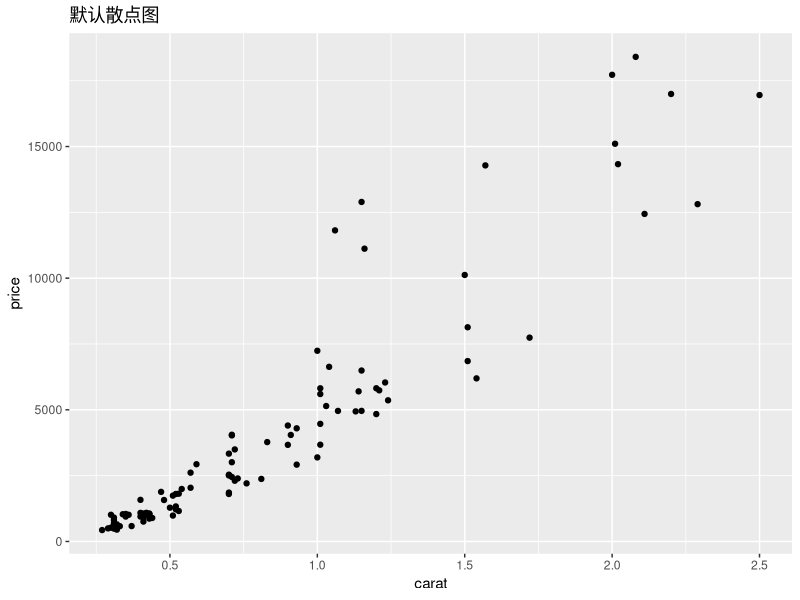
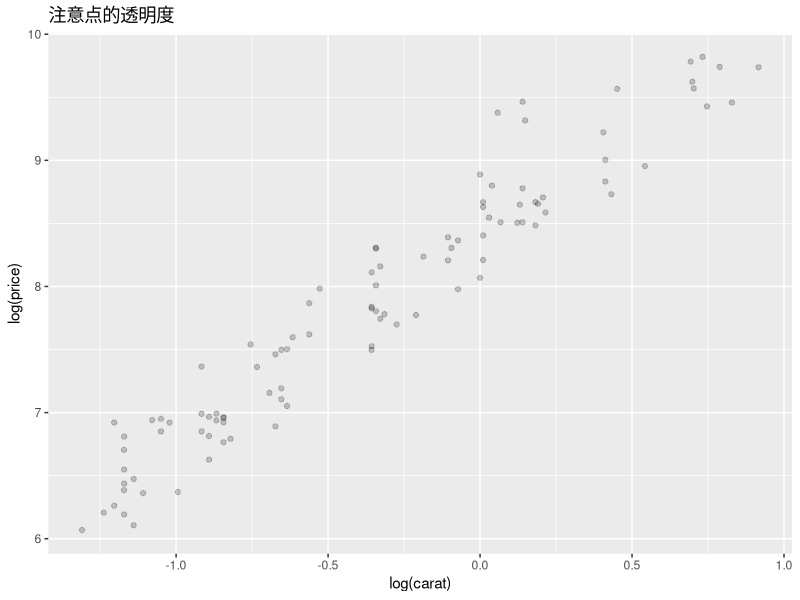
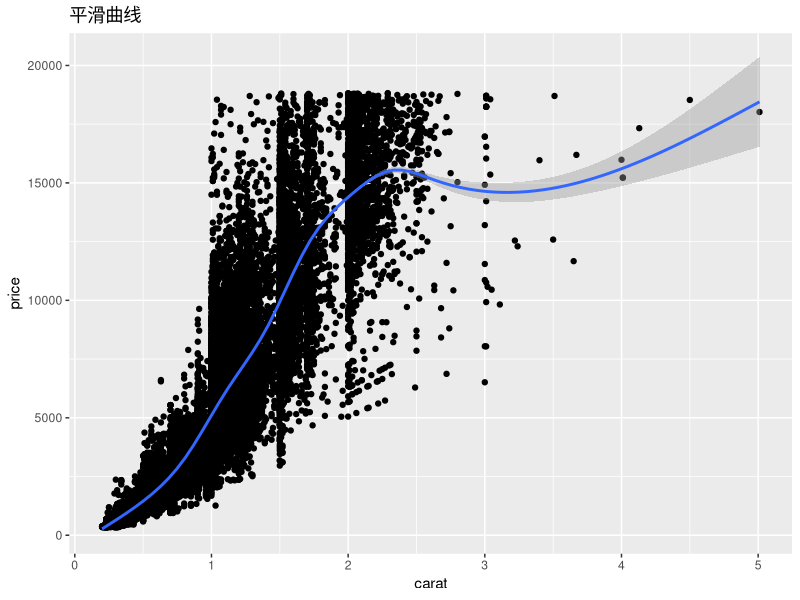
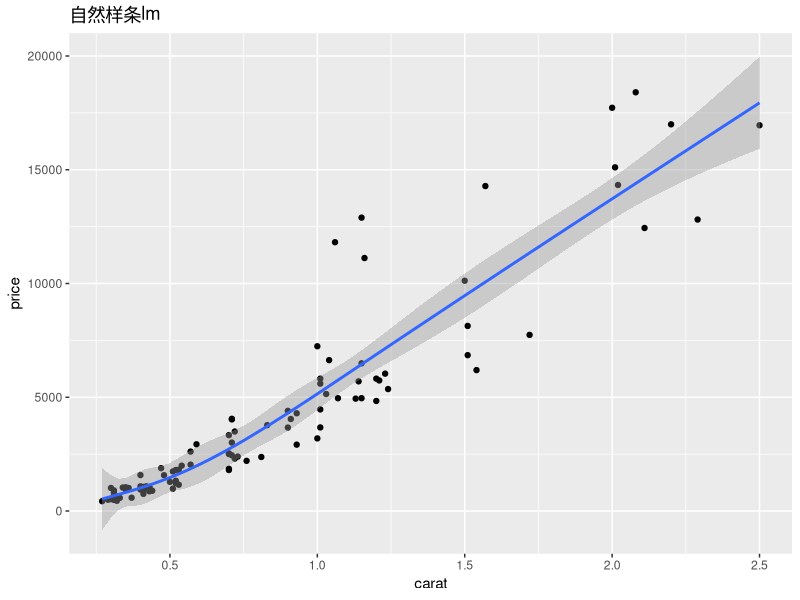
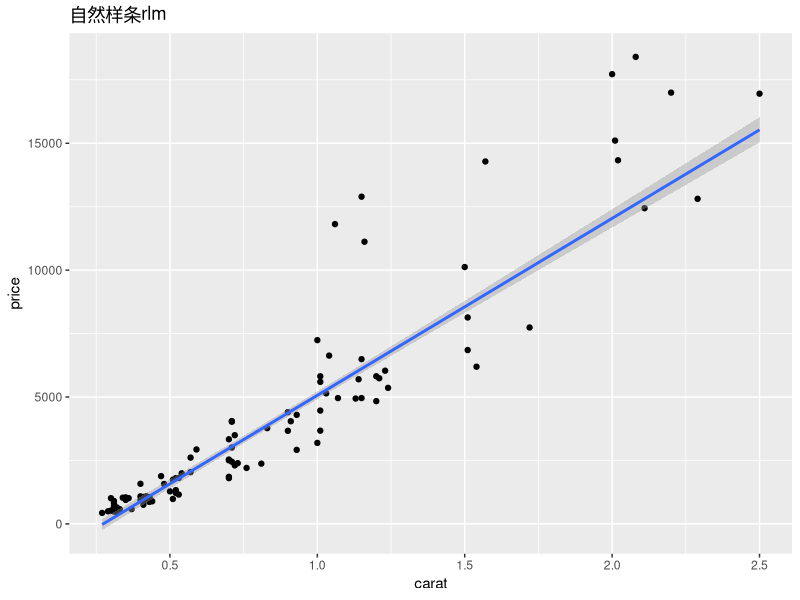
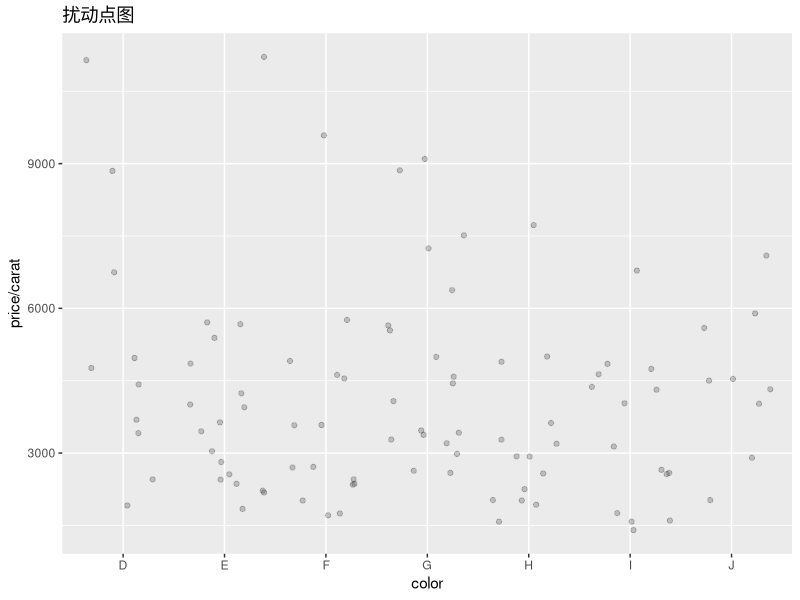
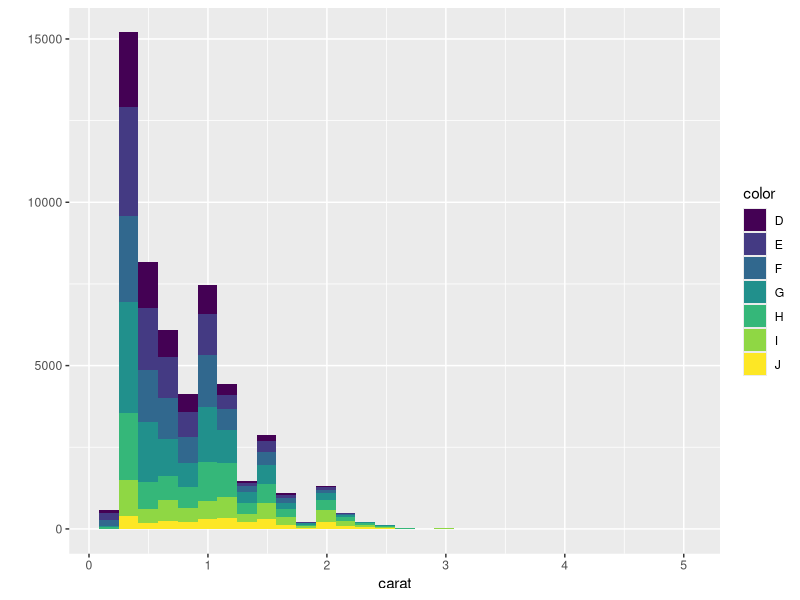
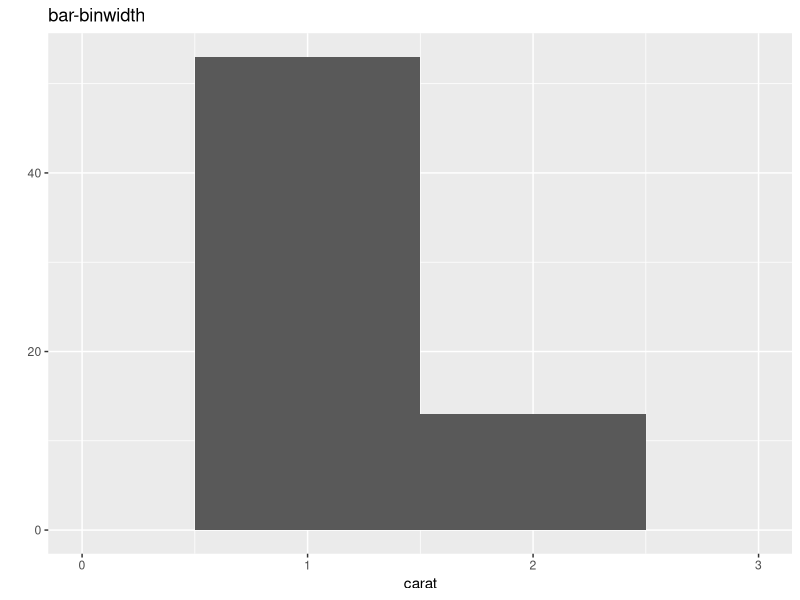

Generate these figures, in order, with R:
install.packages("ggplot2")
install.packages("MASS")#内含mgcv包
library("ggplot2")
library(mgcv)#调用mgcv包拟合一个广义可加模型，用于大数据平滑曲线绘制
library(splines)#使用自然样条；运用线性模型作为平滑器
library(MASS)

dsmall<-diamonds[sample(nrow(diamonds),100),]

qplot(carat,price,data=dsmall,main="默认散点图")#默认散点图
qplot(log(carat),log(price),data=dsmall,alpha=I(1/5),main="注意点的透明度")#设置点的透明程度

qplot(carat,price,data=diamonds,geom=c("point","smooth"),method="gam",formula=y~s(x,bs="cs"),main="平滑曲线")#绘制平滑曲线

qplot(carat,price,data=dsmall,geom=c("point","smooth"),method="lm",formula=y~ns(x,5),main="自然样条lm")#自然样条
qplot(carat,price,data=dsmall,geom=c("point","smooth"),method="rlm",main="自然样条rlm")#与lm方法类似，但采用一种更稳健的拟合算法，对异常值不敏感

qplot(color,price/carat,data=dsmall,geom="jitter",alpha=I(1/5),main="扰动点图")#抖动图

qplot(carat,data=diamonds,geom="histogram",fill=color)#fill是填满
qplot(carat,data=dsmall,geom="histogram",binwidth=1,xlim=c(0,3),main="bar-binwidth")
qplot(carat,data=dsmall,geom="density",color=color)#密度曲线图，此处颜色为线 添加
qplot(color,data=diamonds,geom="bar",weight=carat)+scale_y_continuous("carat")#按重量加权的条形图

#时间序列中的线条图和路径图
qplot(date,unemploy/pop,data=economics,geom="line")
qplot(date,uempmed,data=economics,geom="line")

#将年份映射到color上
year<-function(x) as.POSIXlt(x)$year+1900

qplot(unemploy/pop,uempmed,data=economics,geom=c("point","path"),xlab="xtest",ylab="ytest")
qplot(unemploy/pop,uempmed,data=economics,geom="path",colour=year(date))

#两个绘图展示分面技巧，它们是以颜色为条件的重量的直方图。第二列的直方图绘制的是比例，这使得比较不同组的分布时
#不会受该组样本量大小的影响。第一幅直方图的y轴并不是原始数据的取值，而是将数据进行分组后的计数；
#..density..则为新语法，它目的在于将密度而不是频数映射到y轴
#log="x",log="y",log="xy"
qplot(carat,data=diamonds,facets=color ~ .,geom="histogram",binwidth=0.1,xlim=c(0,3))
qplot(carat,..density..,data=diamonds,facets=color ~.,geom="histogram",binwidth=0.1,xlim=c(0,3))
qplot(
  carat,price,data=dsmall,xlab="Price($)",ylab="Weight(carats)",
  main="Price-weight relationship",xlim=c(.2,1)
)


qplot(displ,hwy,data=mpg,facets=.~year)+geom_smooth()#分面和多图层

